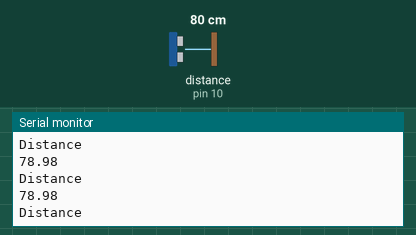
Bench run of a sketch on a simulated Arduino Uno, built with avr-gcc and run on an emulated ATmega328P. Shown: the last lines printed to the serial monitor. Wiring (inferred from the names in the program): ultrasonic range finder: trigger pin 9; echo pin 10. The inputs (shaded band) are chosen by the test bench; at power-on: distance to the obstacle (sensor on pin 10) 80 cm. The echo pulse lasts 58.3 µs per cm.

Above: at 1.2 s.
1.3 s: distance to the obstacle (sensor on pin 10) set to 2 cm
At 1.31 s:
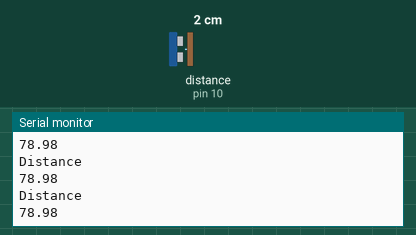
2.8 s: distance to the obstacle (sensor on pin 10) set to 4 cm
At 2.85 s:
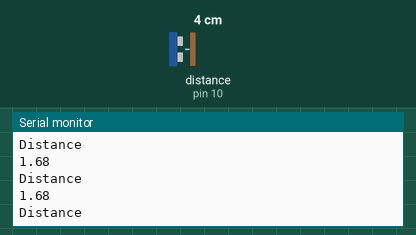
Timing chart, 0 to 5.8 s (numbered marks = the images above; inputs shaded):
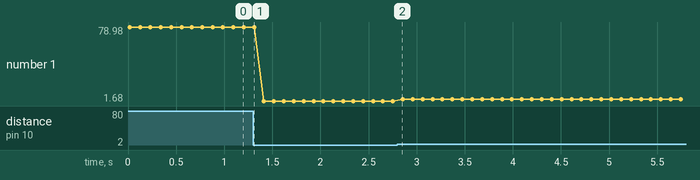

Measured:
- plotted number 1: 78.98 → 1.68 after the input at 1.3 s, 1.68 → 3.66 after the input at 2.8 s

The sketch:

Ultrasonic_Sensor.ino
```cpp
  int trigpin=9;
  int echopin=10;
  float duration,distance;

void setup()
{
 pinMode(trigpin,OUTPUT);
 pinMode(echopin,INPUT);
 Serial.begin(9600);
}

void loop()
{
  digitalWrite(trigpin,LOW);
  delay(1);
  digitalWrite(trigpin,HIGH);
  delay(1);
  digitalWrite(trigpin,LOW);

  duration=pulseIn(echopin,HIGH);
  distance=(duration*0.034)/2;
  Serial.println("Distance");
  Serial.println(distance);
  delay(100);


}
```
